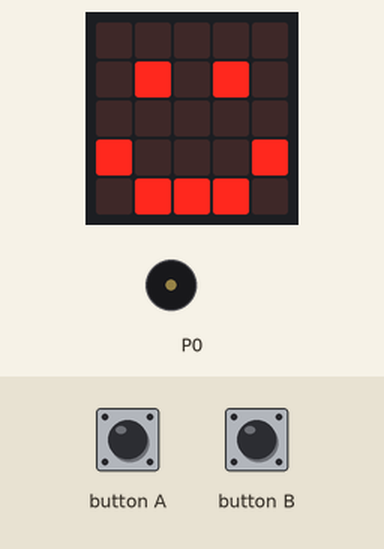
Simulated run of this program. Board: BBC micro:bit (MakeCode). Parts: the board's 5×5 LED display, buzzer (waves = sounding). The inputs (shaded band) are chosen by the test bench. Random numbers come from a fixed seed; the 48×5 strip is a reading aid, not a part: it shows the text the display is scrolling, unrolled, one strip-width of it at a time.

Above: at 10.8 s.
10.9 s: button A pressed for 0.15 s
At 11.4 s:
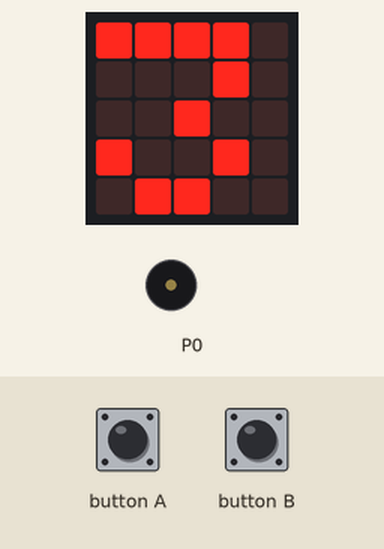
At 18.4 s:
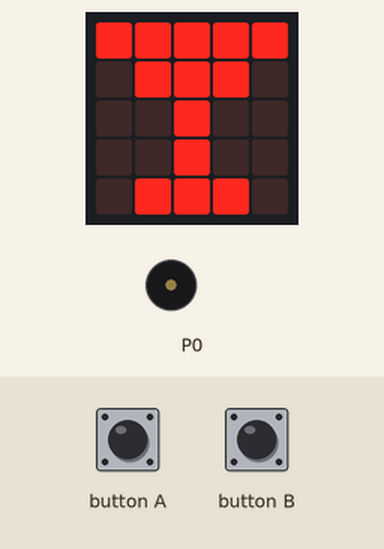
Timing chart, 0 to 23.2 s (numbered marks = the images above; inputs shaded):
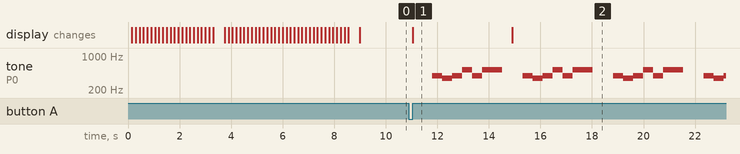

The program:

main.ts
```typescript
input.onButtonPressed(Button.A, function () {
    basic.showNumber(randint(1, 10))
    if (2 == 2) {
        for (let index = 0; index < 4; index++) {
            music.playMelody("G F G C5 G C5 C5 - ", 156)
            basic.showLeds(`
                # # # # #
                . # # # .
                . . # . .
                . . # . .
                . # # # .
                `)
        }
    }
})
input.onButtonPressed(Button.B, function () {

})
basic.showString("BEM VINDO")
basic.showIcon(IconNames.Happy)
```

test.ts
```typescript
// os teses vão aqui; isto não será compilado quando este pacote for usado como extensão.
```

Measured:
- after the input at 10.9 s, tone on P0: silent → 392 Hz after 0.90 s, then repeats every 3.5 s: 349 Hz 0.39 s, 392 Hz 0.39 s, 523 Hz 0.39 s, 392 Hz 0.39 s, 523 Hz 0.77 s, silent 0.79 s, 392 Hz 0.39 s; the display: changes after 0.15 s (image 1)
- what the display in image 1 shows lasts 3.8 s, from 11.1 s to 14.9 s
